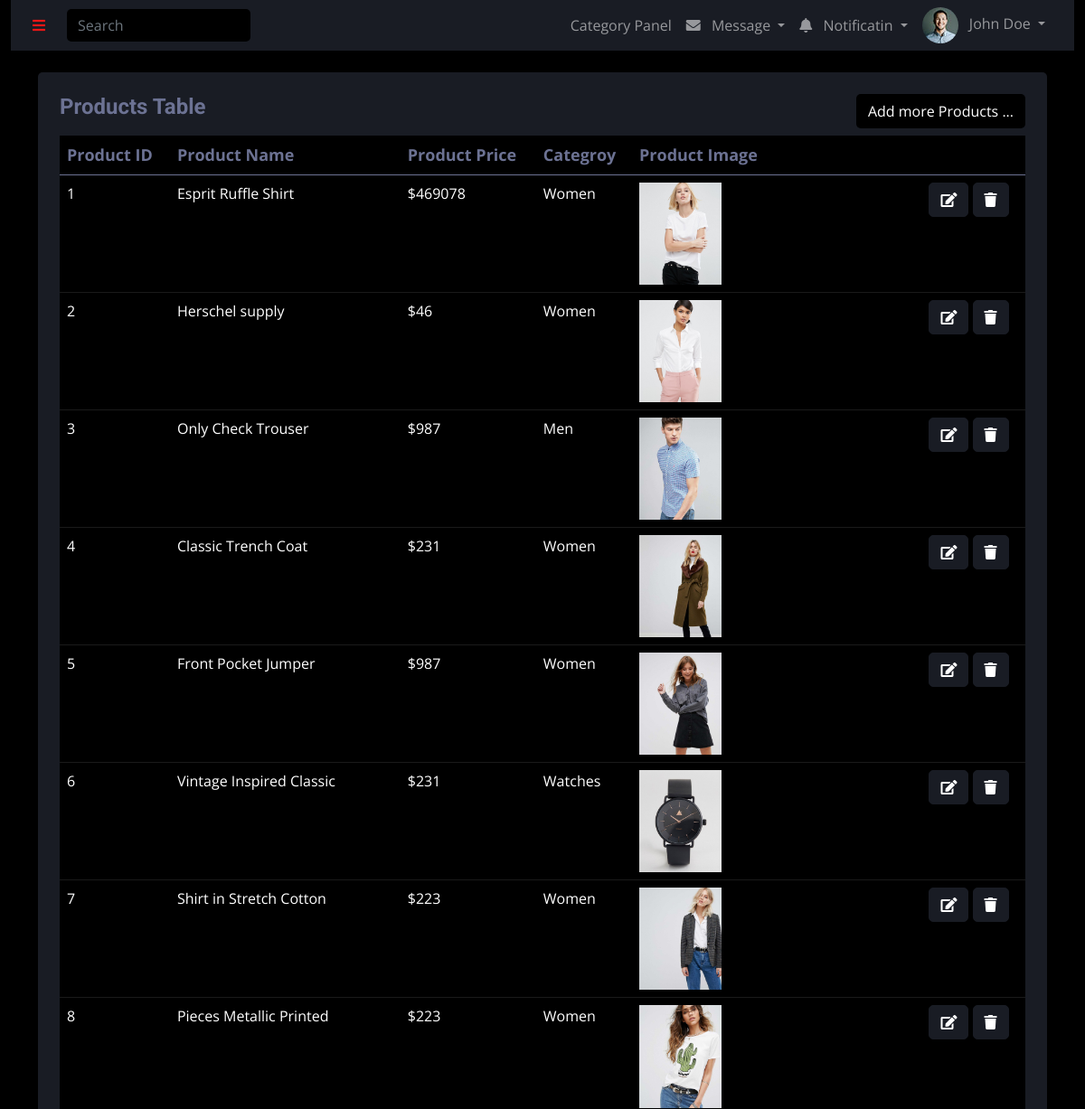
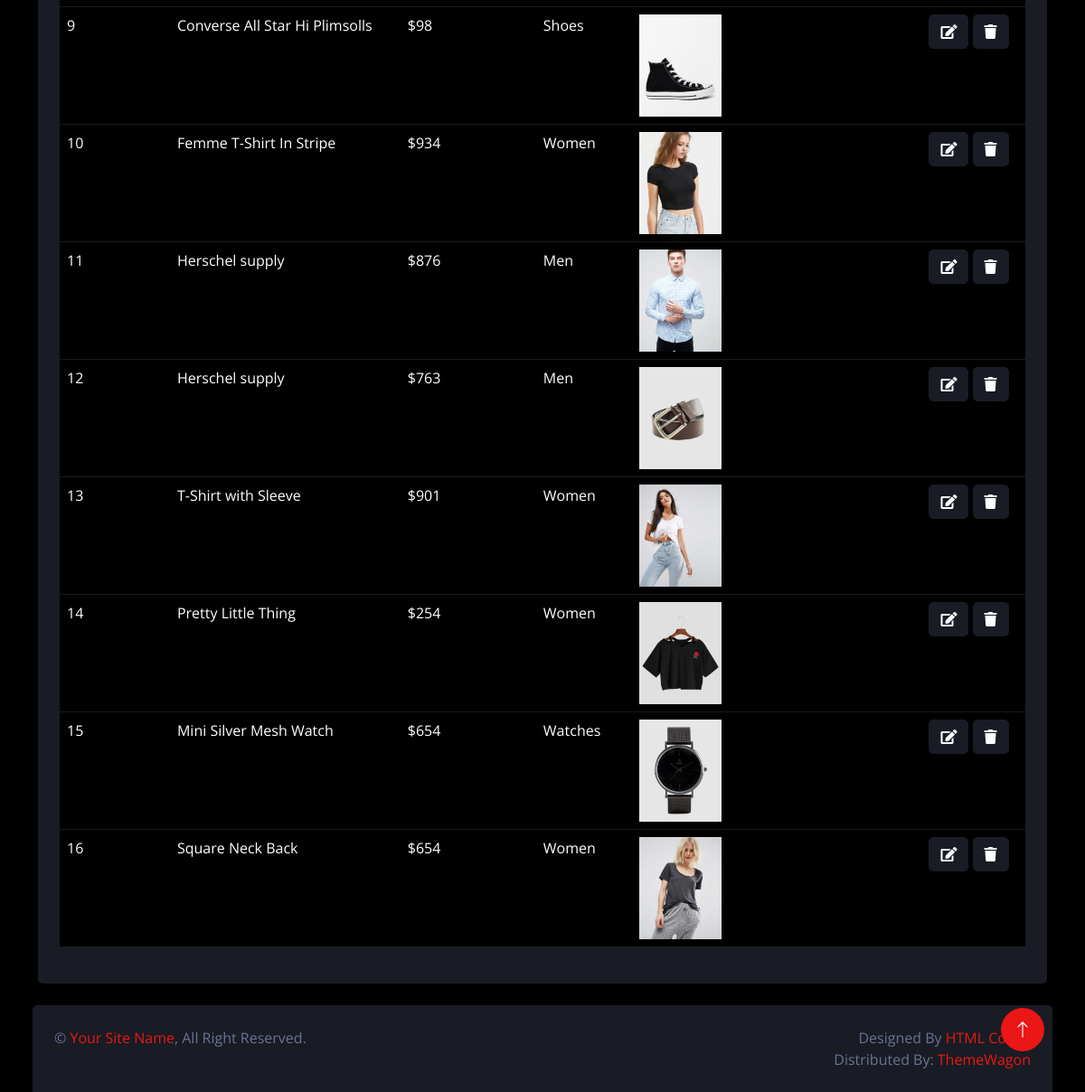
Screenshot of /darkpan-1.0.0/adminPanelProducts.php with the database file from the repository (2 pictures, top to bottom).
### tables this page shows
CREATE TABLE `products` (
  `product_id` int(11) NOT NULL,
  `product_name` varchar(200) NOT NULL,
  `product_price` int(11) NOT NULL,
  `product_category_id` int(11) DEFAULT NULL,
  `product_image` varchar(200) NOT NULL
);

CREATE TABLE `category` (
  `category_id` int(11) NOT NULL,
  `category_name` varchar(200) NOT NULL,
  `category_image` varchar(300) NOT NULL
);

### darkpan-1.0.0/adminPanelProducts.php (the view, shortened to what this page needs)
<?php
include("./adminPanelPhp/query.php");
?>
<!DOCTYPE html>
<html lang="en">
<head>
    <link href="https://cdnjs.cloudflare.com/ajax/libs/font-awesome/5.10.0/css/all.min.css" rel="stylesheet">
    <link href="https://cdn.jsdelivr.net/npm/bootstrap-icons@1.4.1/font/bootstrap-icons.css" rel="stylesheet">
    <link href="lib/owlcarousel/assets/owl.carousel.min.css" rel="stylesheet">
    <link href="lib/tempusdominus/css/tempusdominus-bootstrap-4.min.css" rel="stylesheet" />
    <link href="css/bootstrap.min.css" rel="stylesheet">
    <link href="css/style.css" rel="stylesheet">
</head>
<body>
    <div class="container-fluid position-relative d-flex p-0">
        <div class="container-fluid">
            <nav class="navbar navbar-expand bg-secondary navbar-dark sticky-top px-4 py-0">
                <a href="#" class="sidebar-toggler flex-shrink-0">
                    <i class="fa fa-bars"></i>
                </a>
                <form class="d-none d-md-flex ms-4">
                    <input class="form-control bg-dark border-0" type="search" placeholder="Search">
                </form>
                <div class="navbar-nav align-items-center ms-auto">
                    <div class="nav-item dropdown">
                    <a href="adminPanelCategory.php" class="nav-link ">
                            <span class="d-none d-lg-inline-flex">Category Panel</span>
                        </a>
                    </div>
                    <div class="nav-item dropdown">
                        <a href="#" class="nav-link dropdown-toggle" data-bs-toggle="dropdown">
                            <i class="fa fa-envelope me-lg-2"></i>
                            <span class="d-none d-lg-inline-flex">Message</span>
                        </a>
                    </div>
                    <div class="nav-item dropdown">
                        <a href="#" class="nav-link dropdown-toggle" data-bs-toggle="dropdown">
                            <i class="fa fa-bell me-lg-2"></i>
                            <span class="d-none d-lg-inline-flex">Notificatin</span>
                        </a>
                    </div>
                    <div class="nav-item dropdown">
                        <a href="#" class="nav-link dropdown-toggle" data-bs-toggle="dropdown">
                            <img class="rounded-circle me-lg-2" src="img/user.jpg" alt=""
                                style="width: 40px; height: 40px;">
                            <span class="d-none d-lg-inline-flex">John Doe</span>
                        </a>
                    </div>
                </div>
            </nav>
            <div class="container pt-4">
                <div class="bg-secondary rounded p-4">
                    <div class="row">
                        <div class="col-12 col-sm-12">
                            <div class="d-flex justify-content-between">
                                <h4>Products Table</h4>
                                <button type="button" class="btn  insert" data-bs-toggle="modal"
                                    data-bs-target="#insert-modal" name="insertCategory">Add more Products ...
                                </button>
                            </div>
                            <table class="table table-dark table-hover  w-100 mt-2">
                                <thead>
                                    <tr>
                                        <th scope="col">Product ID</th>
                                        <th scope="col">Product Name</th>
                                        <th scope="col">Product Price</th>
                                        <th scope="col">Categroy </th>
                                        <th scope="col">Product Image</th>
                                        <th scope="col"> </th>
                                    </tr>
                                </thead>
                                <tbody>
                                    <?php
                        $query = $pdo->query("select * from products join category on products.product_category_id = category.category_id ORDER BY product_id");
                        $result = $query->fetchAll(PDO::FETCH_ASSOC);
                        foreach($result as $row){
                        ?>
                                    <tr>
                                        <td>
                                            <?php echo $row['product_id'] ?>
                                        </td>
                                        <td id="c_name">
                                            <?php echo $row['product_name'] ?>
                                        </td>
                                        <td id="c_name">
                                            <?php echo '$'.$row['product_price'] ?>
                                        </td>
                                        <td id="c_name">
                                            <?php echo $row['category_name'] ?>
                                        </td>
                                        <td style="width: 30%;"><img id="c_image"
                                                src="cozastoreimages/<?php echo $row['product_image'] ?>" style="width: 30%;"
                                                alt=""></td>
                                        <td class="">
                                            <button class="btn btn-secondary edit-btn " data-bs-toggle="modal"
                                                data-bs-target="#edit-modal<?php echo $row['product_id']  ?>">
                                                <i class="fa fa-edit"></i>
                                            </button>
                                            <button class="btn btn-secondary" name="delete">
                                                <i class="fa fa-trash"></i>
                                            </button>
                                        </td>
                                    </tr>
                        </div>
                        <?php
                        }
                        ?>
        <div class="container-fluid pt-4 px-4">
            <div class="bg-secondary rounded-top p-4">
                <div class="row">
                    <div class="col-12 col-sm-6 text-center text-sm-start">
                        &copy; <a href="#">Your Site Name</a>, All Right Reserved.
                    </div>
                    <div class="col-12 col-sm-6 text-center text-sm-end">
                        Designed By <a href="https://htmlcodex.com">HTML Codex</a>
                        <br>Distributed By: <a href="https://themewagon.com" target="_blank">ThemeWagon</a>
                    </div>
                </div>
            </div>
        </div>
    <a href="#" class="btn btn-lg btn-primary btn-lg-square back-to-top"><i class="bi bi-arrow-up"></i></a>
</body>
</html>

### darkpan-1.0.0/css/style.css (style rules this page uses)
:root { --primary: #EB1616; --secondary: #191C24; --light: #6C7293; --dark: #000000; }
.back-to-top { position: fixed; display: none; right: 45px; bottom: 45px; z-index: 99; }
.btn { transition: .5s; }
.btn-lg-square { width: 48px; height: 48px; }
.btn-square, .btn-sm-square, .btn-lg-square { padding: 0; display: inline-flex; align-items: center; justify-content: center; font-weight: normal; border-radius: 50px; }

### darkpan-1.0.0/adminPanelProducts.php (style rules this page uses)
h4 { color: var(--light); }
.insert { color: white; background-color: black; }
th { color: var(--light); font-size:18px; }

### rows the page displays
products: product_id "1", product_name "Esprit Ruffle Shirt", product_price "469078", product_category.category_name "Women", product_image (picture)
products: product_id "2", product_name "Herschel supply", product_price "46", product_category.category_name "Women", product_image (picture)
products: product_id "3", product_name "Only Check Trouser", product_price "987", product_category.category_name "Men", product_image (picture)
products: product_id "4", product_name "Classic Trench Coat", product_price "231", product_category.category_name "Women", product_image (picture)
products: product_id "5", product_name "Front Pocket Jumper", product_price "987", product_category.category_name "Women", product_image (picture)
products: product_id "6", product_name "Vintage Inspired Classic", product_price "231", product_category.category_name "Watches", product_image (picture)
products: product_id "7", product_name "Shirt in Stretch Cotton", product_price "223", product_category.category_name "Women", product_image (picture)
products: product_id "8", product_name "Pieces Metallic Printed", product_price "223", product_category.category_name "Women", product_image (picture)
products: product_id "9", product_name "Converse All Star Hi Plimsolls", product_price "98", product_category.category_name "Shoes", product_image (picture)
products: product_id "10", product_name "Femme T-Shirt In Stripe", product_price "934", product_category.category_name "Women", product_image (picture)
products: product_id "11", product_name "Herschel supply", product_price "876", product_category.category_name "Men", product_image (picture)
products: product_id "12", product_name "Herschel supply", product_price "763", product_category.category_name "Men", product_image (picture)
products: product_id "13", product_name "T-Shirt with Sleeve", product_price "901", product_category.category_name "Women", product_image (picture)
products: product_id "14", product_name "Pretty Little Thing", product_price "254", product_category.category_name "Women", product_image (picture)
products: product_id "15", product_name "Mini Silver Mesh Watch", product_price "654", product_category.category_name "Watches", product_image (picture)
products: product_id "16", product_name "Square Neck Back", product_price "654", product_category.category_name "Women", product_image (picture)
